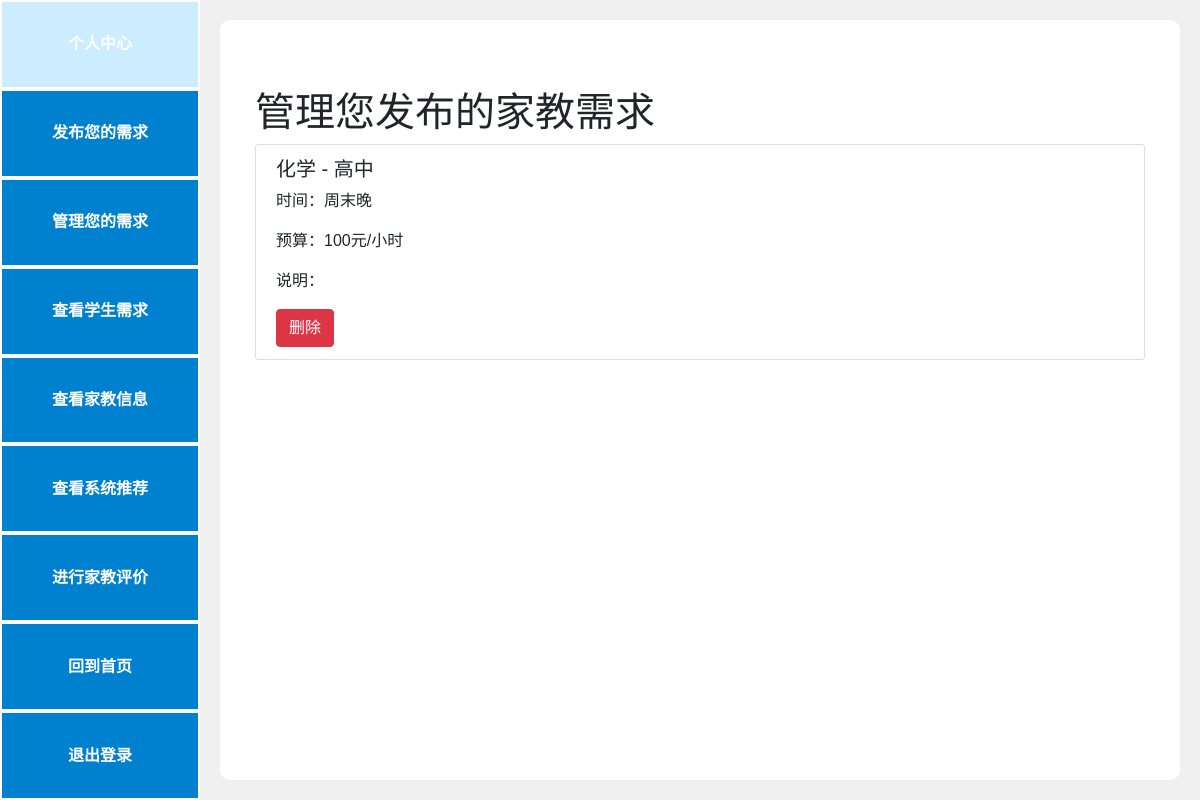
The app's page /manage_student_requests (signed in), older data.
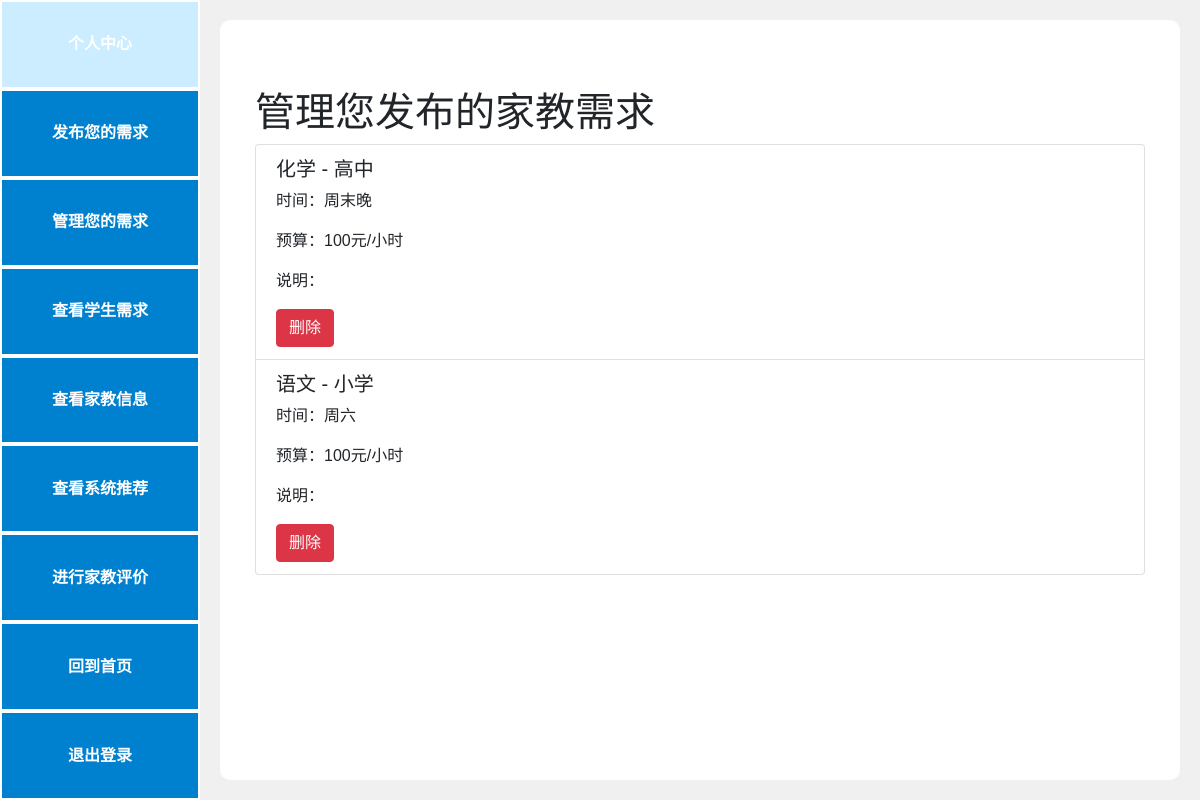
The same page, newer data.
### models.py (models this page shows)
class StudentRequest(db.Model):
    id = db.Column(db.Integer, primary_key=True)
    user_id = db.Column(db.Integer, db.ForeignKey('user.id'), nullable=False)
    name = db.Column(db.String(80), nullable=False)
    subject = db.Column(db.String(80), nullable=False)
    grade = db.Column(db.String(80), nullable=False)
    time = db.Column(db.String(80), nullable=False)
    budget = db.Column(db.String(80), nullable=False)
    phoneNumber = db.Column(db.String(20), unique=False, nullable=False)
    information = db.Column(db.Text, unique=False, nullable=False)

### app.py (the view)
@app.route('/manage_student_requests')
def manage_student_requests():
    student_requests = StudentRequest.query.filter_by(user_id=g.user.id).all()
    return render_template('manage_student_requests.html', student_requests=student_requests)

### app.py (called while the page is built)
@app.before_request
def create_tables():
    if not hasattr(g, 'first_request'):  # 保证该函数只在第一次访问时执行
        g.first_request = True
        db.create_all()  # 创建所有在模型中定义的数据库表格

@app.before_request
def before_request():
    g.user = None
    if 'user_id' in session:
        g.user = User.query.get(session['user_id'])

### templates/manage_student_requests.html
{% extends "base_student.html" %}
{% block content %}
<div class="container mt-5">
    <h1>管理您发布的家教需求</h1>
    {% if student_requests %}
        <ul class="list-group">
            {% for request in student_requests %}
                <li class="list-group-item">
                    <h5>{{ request.subject }} - {{ request.grade }}</h5>
                    <p>时间：{{ request.time }}</p>
                    <p>预算：{{ request.budget }}元/小时</p>
                    <p>说明：{{ request.information }}</p>
                    <form action="{{ url_for('delete_student_request', request_id=request.id) }}" method="post" style="display: inline;">
                        <button type="submit" class="btn btn-danger" onclick="return confirm('确定要删除此需求吗？');">删除</button>
                    </form>
                </li>
            {% endfor %}
        </ul>
    {% else %}
        <p>您还没有发布任何家教需求。</p>
    {% endif %}
</div>
{% endblock %}

Row changes from the older to the newer data that the page shows:
added StudentRequest: subject "语文", grade "小学", time "周六", budget "100"
